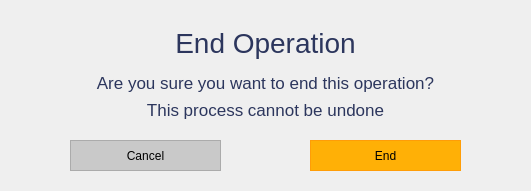
<?xml version="1.0" encoding="UTF-8"?>
<ui version="4.0">
 <class>Dialog</class>
 <widget class="QDialog" name="Dialog">
  <property name="geometry">
   <rect>
    <x>0</x>
    <y>0</y>
    <width>531</width>
    <height>191</height>
   </rect>
  </property>
  <property name="minimumSize">
   <size>
    <width>531</width>
    <height>191</height>
   </size>
  </property>
  <property name="maximumSize">
   <size>
    <width>531</width>
    <height>191</height>
   </size>
  </property>
  <property name="windowTitle">
   <string>End Operation</string>
  </property>
  <property name="windowIcon">
   <iconset>
    <normaloff>../../../../Desktop/AIDS (GUI) Final/Resources/logo_svg.svg</normaloff>../../../../Desktop/AIDS (GUI) Final/Resources/logo_svg.svg</iconset>
  </property>
  <widget class="QPushButton" name="btn_cancel">
   <property name="geometry">
    <rect>
     <x>70</x>
     <y>140</y>
     <width>151</width>
     <height>31</height>
    </rect>
   </property>
   <property name="styleSheet">
    <string notr="true">QPushButton {
color: rgb(0, 0, 0);
background-color: rgb(201, 201, 201);
border: 1.2px solid #ABABAB;
outline: none;}

QPushButton:hover{
color: rgb(255, 255, 255);
background-color: rgb(171, 171, 171);
outline: none;
border: none;
}

QPushButton:pressed{
color: rgb(255, 255, 255);
background-color: rgb(129, 129, 129);
outline: none;
border: none;
}


</string>
   </property>
   <property name="text">
    <string>Cancel</string>
   </property>
  </widget>
  <widget class="QPushButton" name="btn_end">
   <property name="geometry">
    <rect>
     <x>310</x>
     <y>140</y>
     <width>151</width>
     <height>31</height>
    </rect>
   </property>
   <property name="styleSheet">
    <string notr="true">QPushButton {
background-color: rgb(255, 176, 6);
border: 1.2px solid #ff9d07;
outline: none;
}

QPushButton:hover{
background-color: rgb(255, 157, 7);
outline: none;
border: none;
}

QPushButton:pressed{
background-color: rgb(254, 140, 8);
outline: none;
border: none;
}</string>
   </property>
   <property name="text">
    <string>End</string>
   </property>
  </widget>
  <widget class="QWidget" name="layoutWidget">
   <property name="geometry">
    <rect>
     <x>30</x>
     <y>19</y>
     <width>471</width>
     <height>101</height>
    </rect>
   </property>
   <layout class="QVBoxLayout" name="verticalLayout_2">
    <item>
     <widget class="QLabel" name="label">
      <property name="font">
       <font>
        <family>Helvetica</family>
        <pointsize>21</pointsize>
       </font>
      </property>
      <property name="text">
       <string>&lt;html&gt;&lt;head/&gt;&lt;body&gt;&lt;p&gt;&lt;span style=&quot; color:#2c365d;&quot;&gt;End Operation&lt;/span&gt;&lt;/p&gt;&lt;/body&gt;&lt;/html&gt;</string>
      </property>
      <property name="alignment">
       <set>Qt::AlignCenter</set>
      </property>
     </widget>
    </item>
    <item>
     <layout class="QVBoxLayout" name="verticalLayout">
      <item>
       <widget class="QLabel" name="label_2">
        <property name="font">
         <font>
          <family>Helvetica</family>
          <pointsize>16</pointsize>
         </font>
        </property>
        <property name="text">
         <string>&lt;html&gt;&lt;head/&gt;&lt;body&gt;&lt;p&gt;&lt;span style=&quot; font-size:13pt; color:#2c365d;&quot;&gt;Are you sure you want to end this operation?&lt;/span&gt;&lt;/p&gt;&lt;/body&gt;&lt;/html&gt;</string>
        </property>
        <property name="alignment">
         <set>Qt::AlignCenter</set>
        </property>
       </widget>
      </item>
      <item>
       <widget class="QLabel" name="label_3">
        <property name="font">
         <font>
          <family>Helvetica</family>
          <pointsize>16</pointsize>
         </font>
        </property>
        <property name="text">
         <string>&lt;html&gt;&lt;head/&gt;&lt;body&gt;&lt;p&gt;&lt;span style=&quot; font-size:13pt; color:#2c365d;&quot;&gt;This process cannot be undone&lt;/span&gt;&lt;/p&gt;&lt;/body&gt;&lt;/html&gt;</string>
        </property>
        <property name="alignment">
         <set>Qt::AlignCenter</set>
        </property>
       </widget>
      </item>
     </layout>
    </item>
   </layout>
  </widget>
 </widget>
 <resources/>
 <connections/>
</ui>
